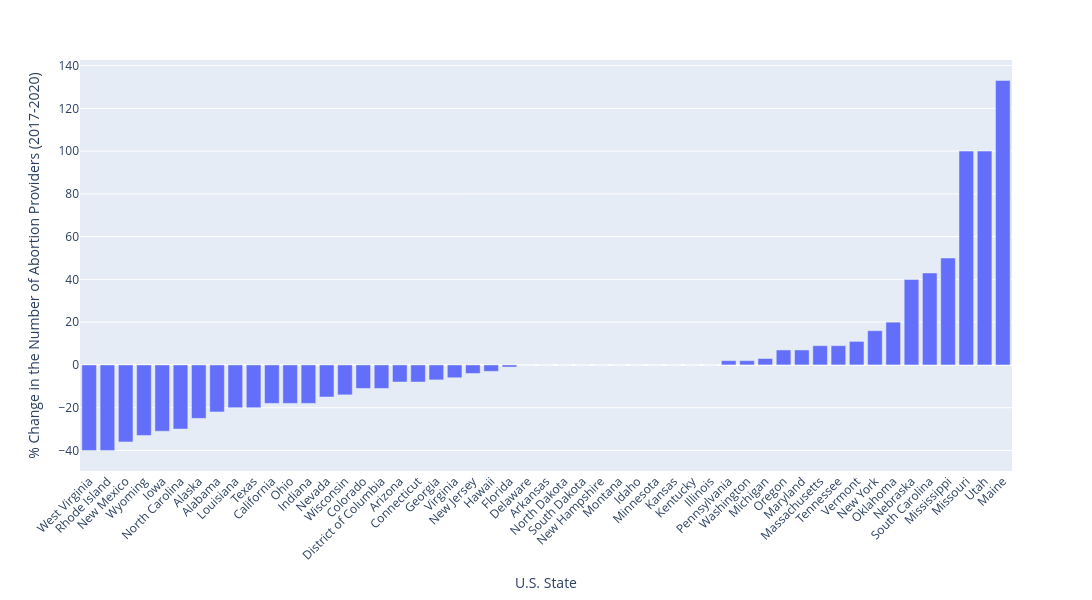

The code cell stored with this chart in its notebook:
### Code cell
df_sorted = df.sort_values('% change in the no. of abortion providers, 2014-2017')

fig = px.bar(df_sorted,
             x = 'U.S. State',
             y = '% change in the no. of abortion providers, 2014-2017', 
             category_orders={'U.S. State': df_sorted['U.S. State'].tolist()}
             )

fig.update_layout(
    width=1200,
    height=600,
    xaxis_tickangle=-45,
    xaxis_title = 'U.S. State',
    yaxis_title = '% Change in the Number of Abortion Providers (2017-2020)'
)

fig.show()

### Figure 1 — Plotly figure (JSON) as saved in the notebook; plotly's stock layout.template omitted (floating-point values rounded to 4 significant figures)
{"data": [{"alignmentgroup": "True", "hovertemplate": "U.S. State=%{x}<br>% change in the no. of abortion providers, 2014-2017=%{y}<extra></extra>", "legendgroup": "", "marker": {"color": "#636efa", "pattern": {"shape": ""}}, "name": "", "offsetgroup": "", "orientation": "v", "showlegend": false, "textposition": "auto", "type": "bar", "x": ["West Virginia", "Rhode Island", "New Mexico", "Wyoming", "Iowa", "North Carolina", "Alaska", "Alabama", "Louisiana", "Texas", "California", "Ohio", "Indiana", "Nevada", "Wisconsin", "Colorado", "District of Columbia", "Arizona", "Connecticut", "Georgia", "Virginia", "New Jersey", "Hawaii", "Florida", "Delaware", "Arkansas", "North Dakota", "South Dakota", "New Hampshire", "Montana", "Idaho", "Minnesota", "Kansas", "Kentucky", "Illinois", "Pennsylvania", "Washington", "Michigan", "Oregon", "Maryland", "Massachusetts", "Tennessee", "Vermont", "New York", "Oklahoma", "Nebraska", "South Carolina", "Mississippi", "Missouri", "Utah", "Maine"], "xaxis": "x", "y": [-40, -40, -36, -33, -31, -30, -25, -22, -20, -20, -18, -18, -18, -15, -14, -11, -11, -8, -8, -7, -6, -4, -3, -1, 0, 0, 0, 0, 0, 0, 0, 0, 0, 0, 0, 2, 2, 3, 7, 7, 9, 9, 11, 16, 20, 40, 43, 50, 100, 100, 133], "yaxis": "y"}], "layout": {"barmode": "relative", "height": 600, "legend": {"tracegroupgap": 0}, "margin": {"t": 60}, "width": 1200, "xaxis": {"anchor": "y", "categoryarray": ["West Virginia", "Rhode Island", "New Mexico", "Wyoming", "Iowa", "North Carolina", "Alaska", "Alabama", "Louisiana", "Texas", "California", "Ohio", "Indiana", "Nevada", "Wisconsin", "Colorado", "District of Columbia", "Arizona", "Connecticut", "Georgia", "Virginia", "New Jersey", "Hawaii", "Florida", "Delaware", "Arkansas", "North Dakota", "South Dakota", "New Hampshire", "Montana", "Idaho", "Minnesota", "Kansas", "Kentucky", "Illinois", "Pennsylvania", "Washington", "Michigan", "Oregon", "Maryland", "Massachusetts", "Tennessee", "Vermont", "New York", "Oklahoma", "Nebraska", "South Carolina", "Mississippi", "Missouri", "Utah", "Maine"], "categoryorder": "array", "domain": [0, 1], "tickangle": -45, "title": {"text": "U.S. State"}}, "yaxis": {"anchor": "x", "domain": [0, 1], "title": {"text": "% Change in the Number of Abortion Providers (2017-2020)"}}}}
